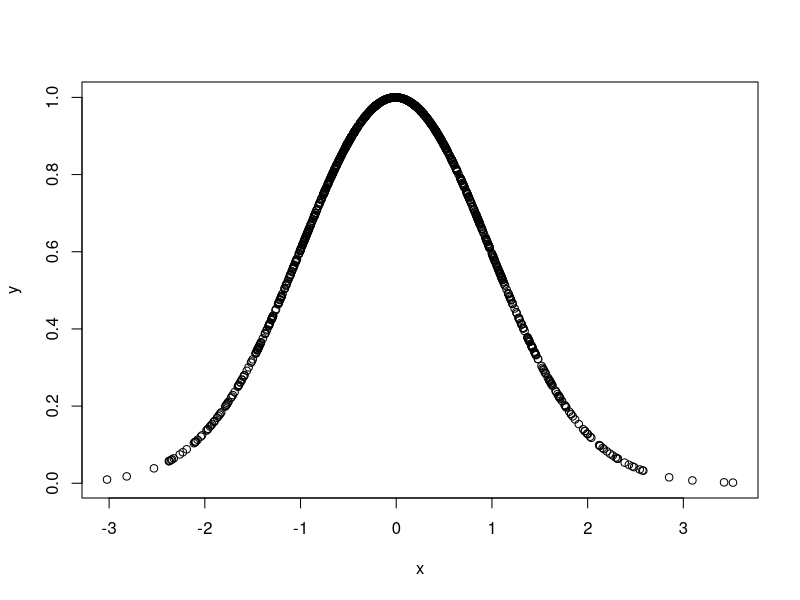
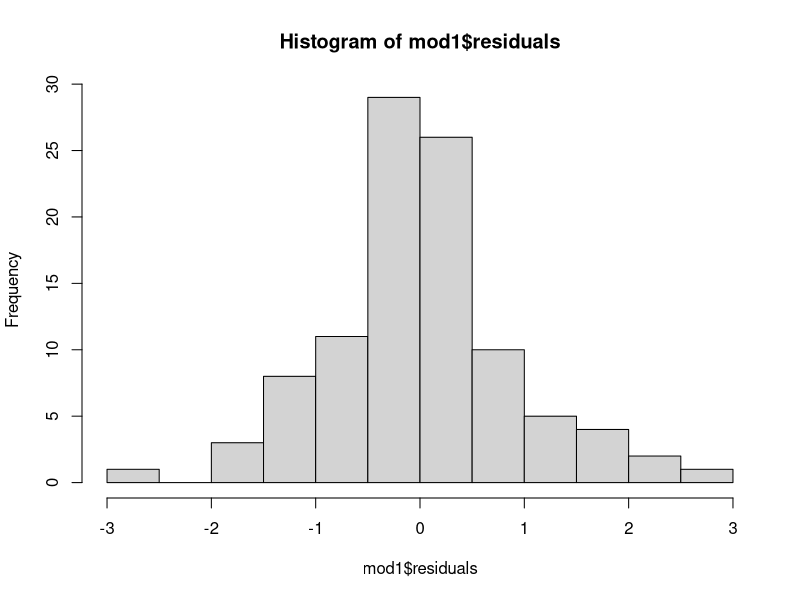

Reproduce these figures in R, in order.
x <- rnorm(1000)
y <- plnorm(x)
y <- exp(-(((x-mean(x))^2)/(2*((sd(x))^2))))

plot(y~x)

## From Jon Borelli
a <- rnorm(100)
b <- rnorm(100)
mod1 <- lm(a~b)
summary(mod1)

hist(mod1$residuals)
AIC(mod1)

